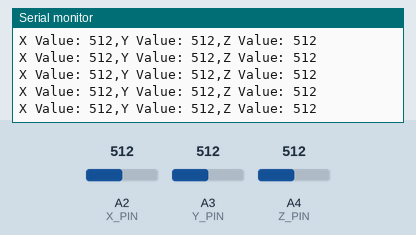
Bench run of a sketch on a simulated Arduino Uno, built with avr-gcc and run on an emulated ATmega328P. Shown: the last lines printed to the serial monitor. The test bench sets the inputs (shaded band); at power-on: A2 (X_PIN) = 512, A3 (Y_PIN) = 512, A4 (Z_PIN) = 512.

Above: at 1.2 s.
1.3 s: A2 (X_PIN) set to 981
At 1.9 s:
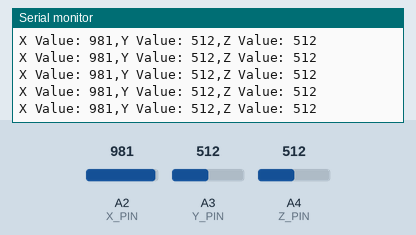
4.3 s: A2 (X_PIN) set to 1014
At 5.0 s:
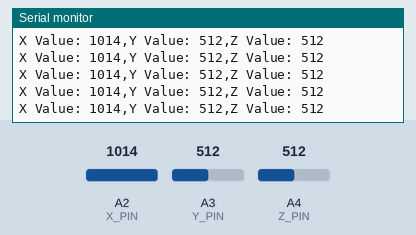
Timing chart, 0 to 7.3 s (numbered marks = the images above; inputs shaded):
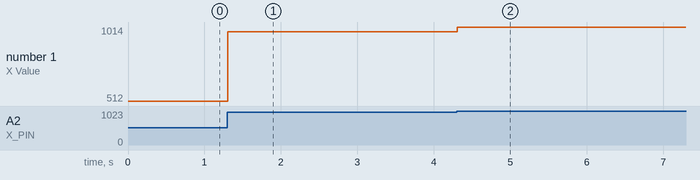

The sketch:

TutorialAnalogInputPart2.ino
```cpp
int ax = 0;
int ay = 0;
int az = 0;


void setup() {
  Serial.begin(115200);
  setupAccelSensor();
}

void loop() {
  readAccelSensor();

  // Send to Serial Plotter. Notice the last print has a newline.
  Serial.print("X Value: ");
  Serial.print(ax);
  Serial.print(",");
  Serial.print("Y Value: ");
  Serial.print(ay);
  Serial.print(",");
  Serial.print("Z Value: ");
  Serial.println(az);

}
```

Accelerometer.ino
```cpp
const int X_PIN = A2;
const int Y_PIN = A3;
const int Z_PIN = A4;

void setupAccelSensor(){
  pinMode(X_PIN, INPUT);
  pinMode(Y_PIN, INPUT);
  pinMode(Z_PIN, INPUT);
}

void readAccelSensor(){
  ax = analogRead(X_PIN);
  ay = analogRead(Y_PIN);
  az = analogRead(Z_PIN);
}
```

Measured:
- after the input at 1.3 s, the serial monitor: prints a new line at once (image 1)
- after the input at 4.3 s, the serial monitor: prints a new line at once (image 2)
- plotted number 1: 512 → 981 after the input at 1.3 s, 981 → 1014 after the input at 4.3 s
